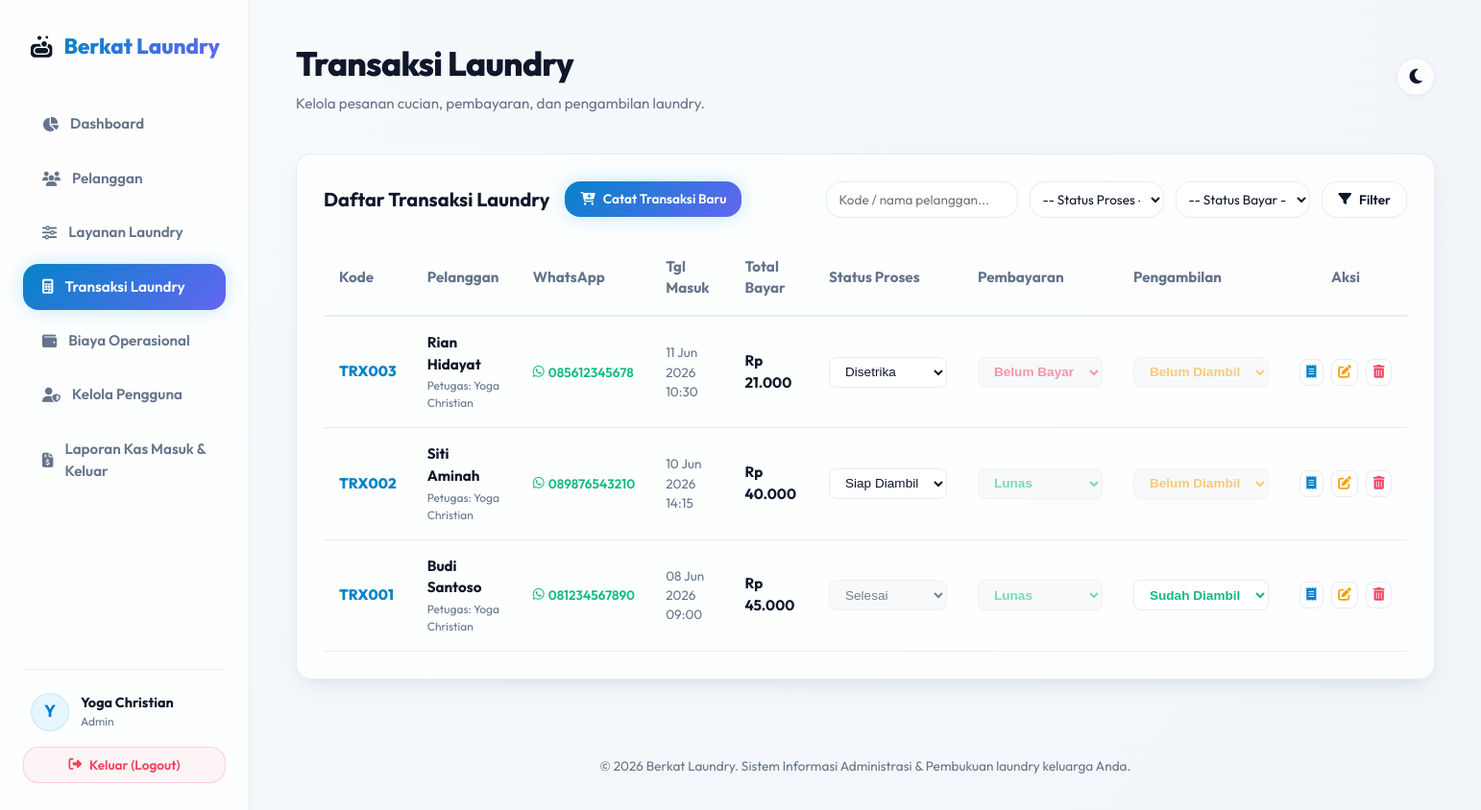
Page /transaksi.php (signed in) on the committed database.
### tables this page shows
CREATE TABLE IF NOT EXISTS `transaksi` (
    `id` INT AUTO_INCREMENT PRIMARY KEY,
    `kode_transaksi` VARCHAR(20) UNIQUE NOT NULL,
    `id_pelanggan` INT NOT NULL,
    `id_user` INT NOT NULL,
    `tgl_masuk` DATETIME NOT NULL,
    `tgl_selesai` DATETIME DEFAULT NULL,
    `total_bayar` INT DEFAULT 0,
    `status_pembayaran` ENUM('belum_bayar', 'lunas') DEFAULT 'belum_bayar',
    `status_pengambilan` ENUM('belum_diambil', 'diambil') DEFAULT 'belum_diambil',
    `status_proses` ENUM('received', 'washing', 'drying', 'ironing', 'ready', 'completed') DEFAULT 'received',
    CONSTRAINT `fk_transaksi_pelanggan` FOREIGN KEY (`id_pelanggan`) REFERENCES `pelanggan` (`id`) ON UPDATE CASCADE,
    CONSTRAINT `fk_transaksi_users` FOREIGN KEY (`id_user`) REFERENCES `users` (`id`) ON UPDATE CASCADE
);

CREATE TABLE IF NOT EXISTS `pelanggan` (
    `id` INT AUTO_INCREMENT PRIMARY KEY,
    `nama` VARCHAR(100) NOT NULL,
    `alamat` TEXT NOT NULL,
    `telepon` VARCHAR(15) NOT NULL
);

CREATE TABLE IF NOT EXISTS `users` (
    `id` INT AUTO_INCREMENT PRIMARY KEY,
    `username` VARCHAR(50) UNIQUE NOT NULL,
    `password` VARCHAR(255) NOT NULL,
    `nama` VARCHAR(100) NOT NULL,
    `role` ENUM('admin', 'karyawan') NOT NULL
);

### transaksi.php (the view, shortened to what this page needs)
<?php
require_once 'config/database.php';
require_once 'includes/header.php';
$protocol = (!empty($_SERVER['HTTPS']) && $_SERVER['HTTPS'] !== 'off') ? "https" : "http";
$host = $_SERVER['HTTP_HOST'];
$base_dir = str_replace('\\', '/', dirname($_SERVER['PHP_SELF']));
$base_url = $protocol . "://" . $host . $base_dir;
$status_proses_indo = [
    'received'  => 'Diterima',
    'washing'   => 'Dicuci',
    'drying'    => 'Dikeringkan',
    'ironing'   => 'Disetrika',
    'ready'     => 'Siap Diambil',
    'completed' => 'Selesai'
];
$status_bayar_indo = [
    'belum_bayar' => 'Belum Lunas ❌',
    'lunas'       => 'Lunas (Sudah Dibayar)  '
];
$search = $_GET['search'] ?? '';
$query = "SELECT t.*, p.nama AS nama_pelanggan, p.telepon AS telp_pelanggan, u.nama AS nama_petugas
          FROM transaksi t
          JOIN pelanggan p ON t.id_pelanggan = p.id
          JOIN users u ON t.id_user = u.id";
$params = [];
$query .= " ORDER BY t.tgl_masuk DESC";
try {
    $stmt = $pdo->prepare($query);
    $stmt->execute($params);
    $transactions = $stmt->fetchAll();
} catch (PDOException $e) {
    $error = 'Gagal mengambil data transaksi: ' . $e->getMessage();
    $transactions = [];
}
?>
<div class="glass-panel table-card">
    <div class="table-header" style="flex-wrap: wrap; gap: 1.5rem;">
        <div style="display:flex; align-items:center; gap: 1rem;">
            <h3>Daftar Transaksi Laundry</h3>
            <?php if ($user_role === 'admin' || $user_role === 'karyawan'): ?>
                <a href="transaksi-tambah.php" class="btn btn-primary" style="padding: 0.5rem 1rem; font-size: 0.85rem;">
                    <i class="fa-solid fa-cart-plus"></i> Catat Transaksi Baru
                </a>
            <?php endif; ?>
        </div>
        <form action="transaksi.php" method="GET" style="display: flex; gap: 0.75rem; flex-wrap: wrap;">
            <input type="text" name="search" class="form-control" style="width: 200px; padding: 0.5rem 0.75rem; font-size: 0.85rem;"
                   placeholder="Kode / nama pelanggan..." value="<?php echo htmlspecialchars($search); ?>">
            <select name="filter_proses" class="form-control" style="width: 140px; padding: 0.5rem; font-size: 0.85rem;">
                <option value="">-- Status Proses --</option>
            </select>
            <select name="filter_bayar" class="form-control" style="width: 140px; padding: 0.5rem; font-size: 0.85rem;">
                <option value="">-- Status Bayar --</option>
            </select>
            <button type="submit" class="btn btn-secondary" style="padding: 0.5rem 1rem; font-size: 0.85rem;">
                <i class="fa-solid fa-filter"></i> Filter
            </button>
        </form>
    </div>
    <div style="overflow-x: auto;">
        <table>
            <thead>
                <tr>
                    <th>Kode</th>
                    <th>Pelanggan</th>
                    <th>WhatsApp</th>
                    <th>Tgl Masuk</th>
                    <th>Total Bayar</th>
                    <th>Status Proses</th>
                    <th>Pembayaran</th>
                    <th>Pengambilan</th>
                    <th style="width: 120px; text-align: center;">Aksi</th>
                </tr>
            </thead>
            <tbody>
                <?php if (count($transactions) === 0): ?>
                    <tr>
                        <td colspan="9" style="text-align: center; color: var(--text-muted); padding: 2rem;">Tidak ada transaksi laundry ditemukan.</td>
                    </tr>
                <?php else: ?>
                    <?php foreach ($transactions as $row): ?>
                        <tr>
                            <td style="font-weight: 800; color: var(--primary);">
                                <?php echo htmlspecialchars($row['kode_transaksi']); ?>
                            </td>
                            <td>
                                <div><strong><?php echo htmlspecialchars($row['nama_pelanggan']); ?></strong></div>
                                <div style="font-size: 0.75rem; color: var(--text-muted); margin-top: 0.1rem;">Petugas: <?php echo htmlspecialchars($row['nama_petugas']); ?></div>
                            </td>
                            <td>
                                <?php
                                $cust_name = $row['nama_pelanggan'];
                                $trx_code = $row['kode_transaksi'];
                                $total_bayar = number_format($row['total_bayar'], 0, ',', '.');
                                $proc_status = $status_proses_indo[$row['status_proses']] ?? $row['status_proses'];
                                $pay_status = $status_bayar_indo[$row['status_pembayaran']] ?? $row['status_pembayaran'];
                                $wa_message = "Halo *{$cust_name}*,\n\nTerima kasih telah menggunakan *Berkat Laundry*.\nBerikut rincian nota transaksi Anda:\n"
                                            . "- *No. Nota:* {$trx_code}\n"
                                            . "- *Status Proses:* {$proc_status}\n"
                                            . "- *Pembayaran:* {$pay_status}\n"
                                            . "- *Total Biaya:* Rp {$total_bayar}\n\n"
                                            . "Anda dapat memantau status cucian dan melihat nota digital Anda secara online melalui tautan berikut:\n"
                                            . "{$base_url}nota-publik.php?code={$trx_code}\n\n"
                                            . "Cucian bersih, rapi, dan wangi adalah prioritas kami. ✨";
                                ?>
                                <a href="https://wa.me/<?php echo preg_replace('/[^0-9]/', '', $row['telp_pelanggan']); ?>?text=<?php echo rawurlencode($wa_message); ?>" target="_blank"
                                   style="text-decoration:none; color: var(--success); font-weight:600; display:flex; align-items:center; gap:0.25rem; font-size:0.85rem;"
                                   title="Kirim Nota via WhatsApp">
                                    <i class="fa-brands fa-whatsapp"></i> <?php echo htmlspecialchars($row['telp_pelanggan']); ?>
                                </a>
                            </td>
                            <td style="font-size: 0.85rem; color: var(--text-muted);">
                                <?php echo date('d M Y H:i', strtotime($row['tgl_masuk'])); ?>
                            </td>
                            <td style="font-weight: 700;">
                                Rp <?php echo number_format($row['total_bayar'], 0, ',', '.'); ?>
                            </td>
                            <td>
                                <form action="transaksi.php" method="POST" style="margin: 0;">
                                    <select name="status_proses" class="table-action-select" onchange="validateAndSubmitStatus(this)" <?php echo $row['status_pengambilan'] === 'diambil' ? 'disabled' : ''; ?>>
                                        <option value="ironing" <?php echo $row['status_proses'] === 'ironing' ? 'selected' : ''; ?>>Disetrika</option>
                                        <option value="ready" <?php echo $row['status_proses'] === 'ready' ? 'selected' : ''; ?>>Siap Diambil</option>
                                        <option value="completed" <?php echo $row['status_proses'] === 'completed' ? 'selected' : ''; ?>>Selesai</option>
                                    </select>
                                </form>
                            </td>
                            <td>
                                <form action="transaksi.php" method="POST" style="margin: 0;">
                                    <select name="status_pembayaran" class="table-action-select" onchange="validateAndSubmitStatus(this)" <?php echo ($row['status_pengambilan'] === 'diambil' || $row['status_proses'] !== 'completed') ? 'disabled' : ''; ?>
                                             style="font-weight: 700; color: <?php echo $row['status_pembayaran'] === 'lunas' ? 'var(--success)' : 'var(--accent)'; ?>;">
                                        <option value="belum_bayar" <?php echo $row['status_pembayaran'] === 'belum_bayar' ? 'selected' : ''; ?>>Belum Bayar</option>
                                        <option value="lunas" <?php echo $row['status_pembayaran'] === 'lunas' ? 'selected' : ''; ?>>Lunas</option>
                                    </select>
                                </form>
                            </td>
                            <td>
                                <form action="transaksi.php" method="POST" style="margin: 0;">
                                    <select name="status_pengambilan" class="table-action-select" onchange="validateAndSubmitStatus(this)" <?php echo (($row['status_proses'] === 'completed' && $row['status_pembayaran'] === 'lunas') || $row['status_pengambilan'] === 'diambil') ? '' : 'disabled'; ?>
                                             style="font-weight: 700; color: <?php echo $row['status_pengambilan'] === 'diambil' ? 'var(--success)' : 'var(--warning)'; ?>;">
                                        <option value="belum_diambil" <?php echo $row['status_pengambilan'] === 'belum_diambil' ? 'selected' : ''; ?>>Belum Diambil</option>
                                        <option value="diambil" <?php echo $row['status_pengambilan'] === 'diambil' ? 'selected' : ''; ?>>Sudah Diambil</option>
                                    </select>
                                </form>
                             </td>
                            <td style="text-align: center;">
                                <div style="display: flex; gap: 0.5rem; justify-content: center;">
                                    <a href="transaksi-nota.php?id=<?php echo $row['id']; ?>" class="btn btn-secondary"
                                       style="padding: 0.4rem; font-size: 0.85rem; border-radius: var(--radius-sm);" title="Cetak Nota">
                                        <i class="fa-solid fa-receipt" style="color: var(--primary);"></i>
                                    </a>
                                    <?php if ($user_role === 'admin' || $user_role === 'karyawan'): ?>
                                        <a href="transaksi-edit.php?id=<?php echo $row['id']; ?>" class="btn btn-secondary"
                                           style="padding: 0.4rem; font-size: 0.85rem; border-radius: var(--radius-sm);" title="Edit / Tambah Layanan">
                                            <i class="fa-solid fa-pen-to-square" style="color: var(--warning);"></i>
                                        </a>
                                    <?php endif; ?>
                                    <?php if ($user_role === 'admin'): ?>
                                        <a href="transaksi.php?action=hapus&id=<?php echo $row['id']; ?>" class="btn btn-secondary"
                                           style="padding: 0.4rem; font-size: 0.85rem; border-radius: var(--radius-sm);" title="Hapus"
                                           onclick="return confirm('Apakah Anda yakin ingin menghapus transaksi ini? Data rincian juga akan dihapus.');">
                                            <i class="fa-solid fa-trash-can" style="color: var(--accent);"></i>
                                        </a>
                                    <?php endif; ?>
                                </div>
                            </td>
                        </tr>
                    <?php endforeach; ?>
                <?php endif; ?>
            </tbody>
        </table>
    </div>
</div>
<?php
require_once 'includes/footer.php';
?>

### assets/css/style.css (style rules this page uses)
:root { --primary-hue: 201; --primary-sat: 96%; --primary-light: 40%; --primary: hsl(var(--primary-hue), var(--primary-sat), var(--primary-light)); --primary-hover: hsl(var(--primary-hue), var(--primary-sat), calc(var(--primary-light) - 8%)); --primary-soft: hsl(var(--primary-hue), var(--primary-sat), 95%); --secondary: #6366f1; --secondary-hover: #4f46e5; --accent: #f43f5e; --success: #10b981; --warning: #f59e0b; --info: #0ea5e9; --bg-app: radial-gradient(circle at top left, #f8fafc, #f1f5f9); --bg-card: rgba(255, 255, 255, 0.8); --bg-card-hover: rgba(255, 255, 255, 0.95); --border-color: rgba(226, 232, 240, 0.8); --text-main: #0f172a; --text-muted: #64748b; --text-inverse: #ffffff; --shadow-sm: 0 2px 8px -2px rgba(15, 23, 42, 0.05); --shadow-md: 0 10px 25px -5px rgba(15, 23, 42, 0.08), 0 8px 16px -6px rgba(15, 23, 42, 0.04); --shadow-lg: 0 20px 40px -15px rgba(15, 23, 42, 0.12); --shadow-glow: 0 0 20px 0 rgba(14, 165, 233, 0.25); --radius-sm: 8px; --radius-md: 16px; --radius-lg: 24px; --radius-full: 9999px; --blur: blur(16px); --transition-fast: 0.2s cubic-bezier(0.4, 0, 0.2, 1); --transition-normal: 0.3s cubic-bezier(0.4, 0, 0.2, 1); }
* { box-sizing: border-box; margin: 0; padding: 0; }
body { font-family: 'Outfit', -apple-system, BlinkMacSystemFont, "Segoe UI", Roboto, sans-serif; background: var(--bg-app); color: var(--text-main); min-height: 100vh; line-height: 1.5; transition: background var(--transition-normal), color var(--transition-normal); overflow-x: hidden; }
.glass-panel { background: var(--bg-card); backdrop-filter: var(--blur); -webkit-backdrop-filter: var(--blur); border: 1px solid var(--border-color); border-radius: var(--radius-md); box-shadow: var(--shadow-md); transition: transform var(--transition-fast), box-shadow var(--transition-fast), background var(--transition-normal), border var(--transition-normal); }
.form-control { width: 100%; padding: 0.8rem 1.1rem; font-family: inherit; font-size: 0.95rem; color: var(--text-main); background: var(--bg-card); border: 1px solid var(--border-color); border-radius: var(--radius-md); outline: none; transition: all var(--transition-fast); }
select.form-control { cursor: pointer; }
.btn { display: inline-flex; align-items: center; gap: 0.5rem; padding: 0.75rem 1.5rem; font-size: 0.95rem; font-weight: 600; border-radius: var(--radius-md); cursor: pointer; transition: all var(--transition-fast); border: none; text-decoration: none; font-family: inherit; }
.btn-primary { background: linear-gradient(135deg, var(--primary), var(--secondary)); color: #fff; box-shadow: var(--shadow-glow); }
.btn-secondary { background: var(--bg-card); border: 1px solid var(--border-color); color: var(--text-main); }
.table-card { padding: 1.75rem; margin-bottom: 2rem; }
.table-header { display: flex; justify-content: space-between; align-items: center; margin-bottom: 1.5rem; }
.table-header h3 { font-size: 1.25rem; font-weight: 700; }
table { width: 100%; border-collapse: collapse; text-align: left; }
th, td { padding: 1rem; border-bottom: 1px solid var(--border-color); font-size: 0.95rem; }
th { font-weight: 700; color: var(--text-muted); background: rgba(var(--primary-hue), var(--primary-sat), 97%); border-bottom: 2px solid var(--border-color); }
.table-action-select { padding: 0.4rem 0.75rem; font-size: 0.85rem; border-radius: var(--radius-sm); background: var(--bg-card); border: 1px solid var(--border-color); color: var(--text-main); outline: none; }
.table-action-select:disabled { opacity: 0.55; cursor: not-allowed; background: rgba(148, 163, 184, 0.1); }

### rows in the picture
transaksi: kode_transaksi "TRX003", id_pelanggan.nama "Rian Hidayat", id_user.nama "Yoga Christian", id_pelanggan.telepon "085612345678", tgl_masuk "11 Jun 2026 10:30", total_bayar "21.000", status_proses "Disetrika", status_pembayaran "Belum Bayar", status_pengambilan "Belum Diambil"
transaksi: kode_transaksi "TRX002", id_pelanggan.nama "Siti Aminah", id_user.nama "Yoga Christian", id_pelanggan.telepon "089876543210", tgl_masuk "10 Jun 2026 14:15", total_bayar "40.000", status_proses "Siap Diambil", status_pembayaran "Lunas", status_pengambilan "Belum Diambil"
transaksi: kode_transaksi "TRX001", id_pelanggan.nama "Budi Santoso", id_user.nama "Yoga Christian", id_pelanggan.telepon "081234567890", tgl_masuk "08 Jun 2026 09:00", total_bayar "45.000", status_proses "Selesai", status_pembayaran "Lunas", status_pengambilan "Sudah Diambil"

### other values in the picture
substr($user_name, 0, 1) "Y"
$user_name "Yoga Christian"
$user_role "Admin"
$page_title "Transaksi Laundry"
$page_subtitle "Kelola pesanan cucian, pembayaran, dan pengambilan laundry."
